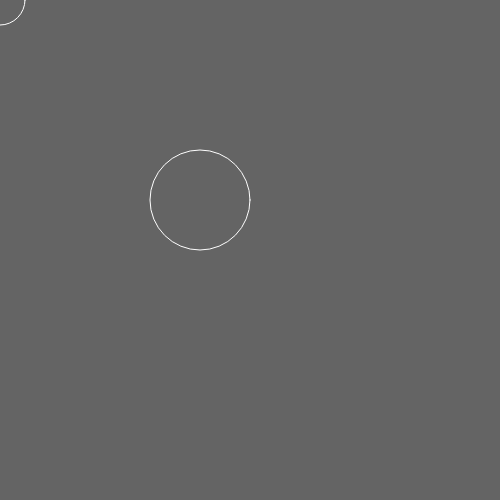
Frame 1 (no input)
Frame 60 (no input): identical to frame 1, image omitted
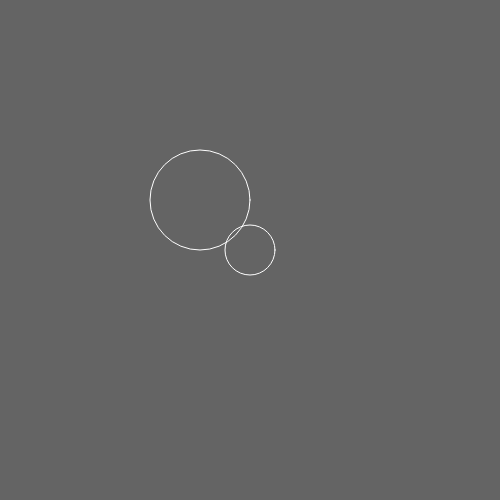
Frame 120 (the mouse pressed at the canvas centre since frame 60)

The p5.js sketch that drew these frames (run headless with seeded random() and noise() and a simulated clock; from frame 60 on, the mouse is pressed at the canvas centre):

// p5.js sketch
// ── sketch.js
function setup(){
   createCanvas(500, 500);
   noFill();
   stroke(255);
}

function draw(){
   background(100);
   ellipse(mouseX, mouseY, 50, 50);

   // draw function
   if (mouseX < 300){
   ellipse(200, 200, 100, 100);
   } else {
      ellipse(400, 200, 100, 100);
   }
}
